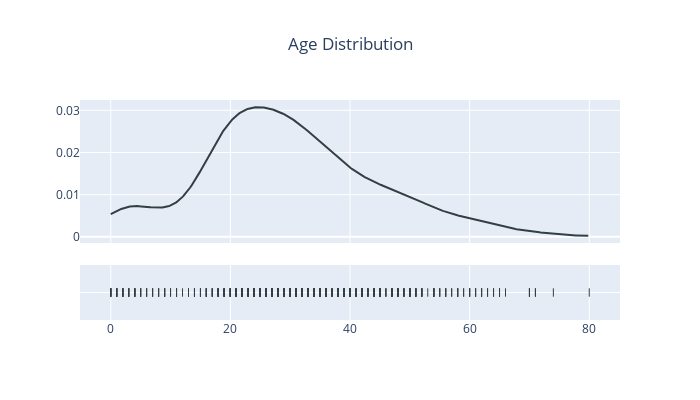

The notebook cell this image was saved under:
### Code cell
import plotly.figure_factory as ff

x1 = survived_by_age.age.to_numpy()

hist_data = [x1]

group_labels = ['Age']
colors = ['#333F44']

# # Create distplot with curve_type set to 'normal'
fig = ff.create_distplot(hist_data
                         , group_labels
                         , show_hist=False
                         , colors=colors)

# # Add title
fig.update_layout(title_text='Age Distribution', title_x =0.5, width=700, height=400, showlegend=False)
fig.show()

### Figure 1 — Plotly figure (JSON) as saved in the notebook; plotly's stock layout.template omitted (floating-point values rounded to 4 significant figures; data arrays with more than 128 entries replaced by an {"elided": "..."} marker saying what was removed)
{"data": [{"legendgroup": "Age", "marker": {"color": "#333F44"}, "mode": "lines", "name": "Age", "showlegend": true, "type": "scatter", "x": {"elided": "500 float values"}, "xaxis": "x", "y": {"elided": "500 float values"}, "yaxis": "y"}, {"legendgroup": "Age", "marker": {"color": "#333F44", "symbol": "line-ns-open"}, "mode": "markers", "name": "Age", "showlegend": false, "type": "scatter", "x": {"elided": "714 int values"}, "xaxis": "x", "y": {"elided": "714 str values"}, "yaxis": "y2"}], "layout": {"barmode": "overlay", "height": 400, "hovermode": "closest", "legend": {"traceorder": "reversed"}, "showlegend": false, "title": {"text": "Age Distribution", "x": 0.5}, "width": 700, "xaxis": {"anchor": "y2", "domain": [0, 1], "zeroline": false}, "yaxis": {"anchor": "free", "domain": [0.35, 1], "position": 0}, "yaxis2": {"anchor": "x", "domain": [0, 0.25], "dtick": 1, "showticklabels": false}}}
